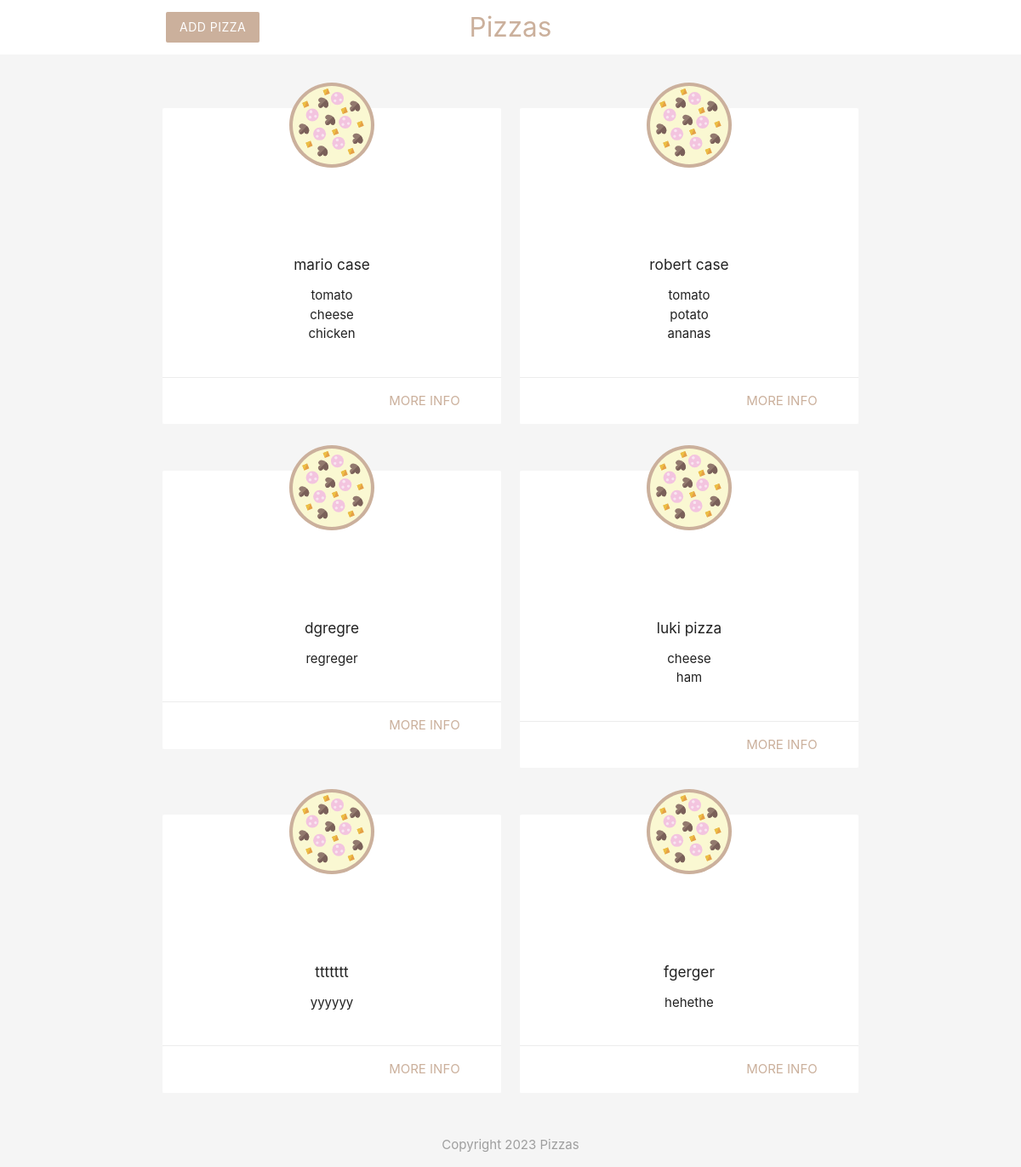
The page / on the database its author committed.
### tables this page shows
CREATE TABLE `pizza` (
  `id` int(11) NOT NULL,
  `title` varchar(255) NOT NULL,
  `ingredients` varchar(255) NOT NULL,
  `email` varchar(255) NOT NULL,
  `created_at` timestamp NOT NULL DEFAULT current_timestamp()
);

### src/index.php (the view, shortened to what this page needs)
<?php
include('config/db_connect.php');
$sql = 'SELECT title, ingredients, id  FROM  pizza ORDER BY created_at';
$result = mysqli_query($conn, $sql);
$pizzas = mysqli_fetch_all($result, MYSQLI_ASSOC);
?>
<!DOCTYPE html>
<html lang="pl">
<?php  include("templates/header.php")?>
<div class="container">
    <div class="row">
       <?php foreach($pizzas as $pizza): ?>
         <div class="col s6 md 3">
           <div class="card z-depth-0">
            <img src="img/pizza.svg" class="pizza"/>
              <div class="card-content center">
               <h6><?php echo htmlspecialchars($pizza['title']);?></h6>
               <ul>
                <?php foreach(explode(',', $pizza['ingredients']) as $ing):?>
                      <li><?php echo htmlspecialchars($ing);?></li>
                    <?php endforeach; ?>
               </ul>
              </div>
              <div class="card-action right-align">
                <a class="brand-text" href="details.php?id=<?php echo $pizza['id'] ?>">more info</a>
              </div>
           </div>
         </div>
        <?php endforeach; ?>
    </div>
</div>
<?php  include("templates/footer.php")?>
</html>

### src/templates/header.php (shortened to what this page needs)
<head>
    <link rel="stylesheet" href="https://cdnjs.cloudflare.com/ajax/libs/materialize/1.0.0/css/materialize.min.css">
</head>
<body class="grey lighten-4">
    <nav class="white z-depth-0">
<div class="container">
    <a href="index.php" class="brand-logo center brand-text">Pizzas</a>
    <ul id="nav-mobile" class="rifght hide-on-small-and-down">
        <li><a href="add.php" class="btn brand z-depth-0">Add Pizza</a></li>
    </ul>
</div>
    </nav>

### src/templates/footer.php
<footer class="section">
     <div class="center grey-text">
          Copyright 2023 Pizzas
     </div>
</footer>
</body>

### src/templates/header.php (style rules this page uses)
.brand { background: #cbb09c !important; }
.brand-text { color: #cbb09c !important; text-align: center !important; }
.pizza { width: 100px; margin: 40px auto; display: block; position: relative; top: -30px; }

### rows shown on the page
pizza: title "mario case", ingredients "tomato", ingredients "cheese", ingredients "chicken"
pizza: title "robert case", ingredients "tomato", ingredients "potato", ingredients "ananas"
pizza: title "dgregre", ingredients "regreger"
pizza: title "luki pizza", ingredients "cheese", ingredients "ham"
pizza: title "ttttttt", ingredients "yyyyyy"
pizza: title "fgerger", ingredients "hehethe"
